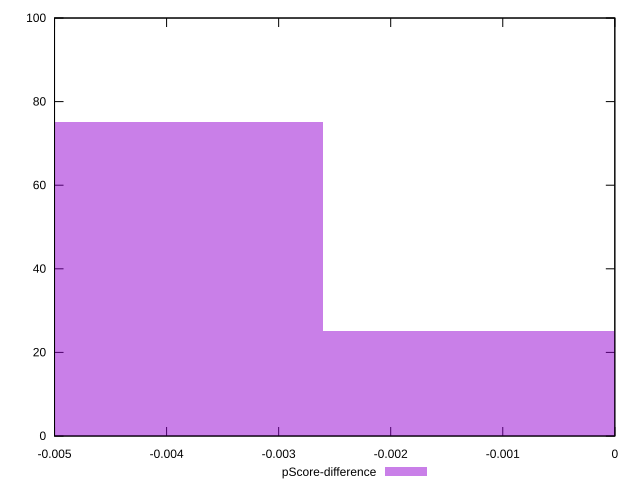

Generate this figure with gnuplot:
reset

$pScoreDifference <<EOF
0 25
-0.005209140852127663 75
EOF

set key outside below
set boxwidth 0.005209140852127663
set xrange [-0.0050000000000000044:0]
set yrange [0:100]
set trange [0:100]
set style fill transparent solid 0.5 noborder
set terminal svg size 640, 490 enhanced background rgb 'white'
set output "report_00016_2021-02-10T13-31-48.338Z/offscreen-images/samples/pages/pScore-difference/histogram.svg"

plot $pScoreDifference title "pScore-difference" with boxes

reset
